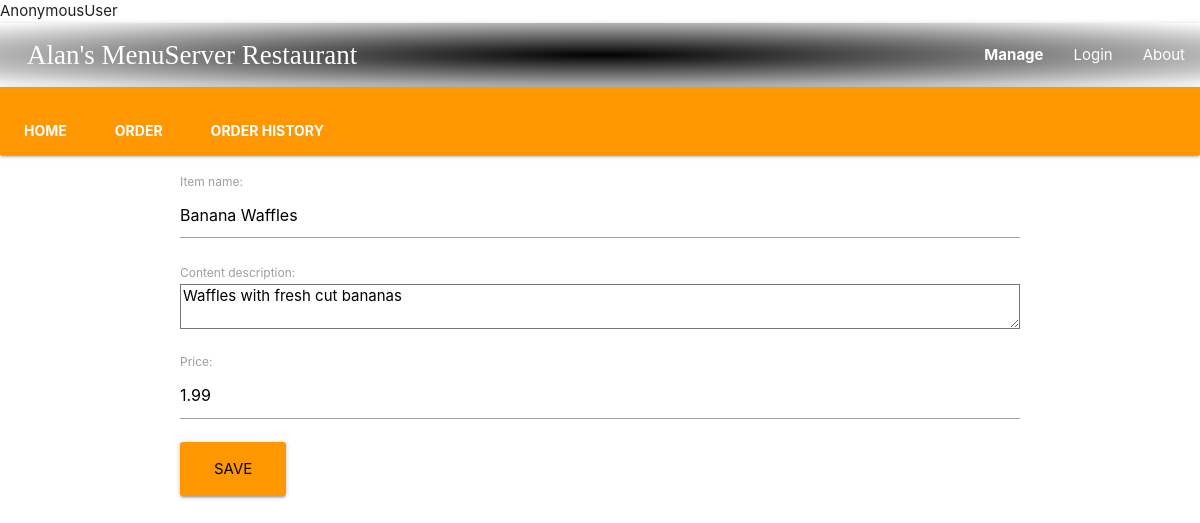
The page /itemedit/1/edit on the database its author committed.
### menuserve/models.py (models this page shows, shortened)
class Item(models.Model):
    item_name           = models.CharField(max_length=60)
    content_description = models.TextField(blank=True, null=True)
    price               = models.DecimalField(decimal_places =2, max_digits = 1000)
    featured            = models.BooleanField(null=True)
    class Meta:
        verbose_name = ('Item')
        verbose_name_plural = ('Items')

### menuserve/views.py (the view)
# urls.py: path('itemedit/<int:id>/edit', views.edit_menu, name='itemedit'),
def edit_menu(request, id):
    obj = get_object_or_404(Item, id=id)
    if request.method == "POST":
        form = MenuForm(request.POST, instance=obj)
        if form.is_valid():
            form.save()
            posts = Item.objects.all()
            return redirect("/", {'posts': posts})
    else:
        form = MenuForm(instance=obj)
        context={ 'form': form }
        return render(request, "menuserve/itemEdit.html", context)

### menuserve/forms.py
class MenuForm(forms.ModelForm):
    class Meta:
        model = Item
        fields = [
            'item_name',
            'content_description',
            'price'
        ]

### menuserve/templates/menuserve/itemEdit.html
{% include 'menuserve/header.html' %}
{% block content %}
<div class="container">
<form method="POST"> {% csrf_token %}
    {{ form.as_p }}
    <input class="btn-large waves-effect waves-light orange" type="submit" value="save"/>
</form>
</div>
{% endblock %}

### rows shown on the page
Item: item_name "Banana Waffles", content_description "Waffles with fresh cut bananas", price "1.99"

### other values the page prints
{{ request.user }} "AnonymousUser"
